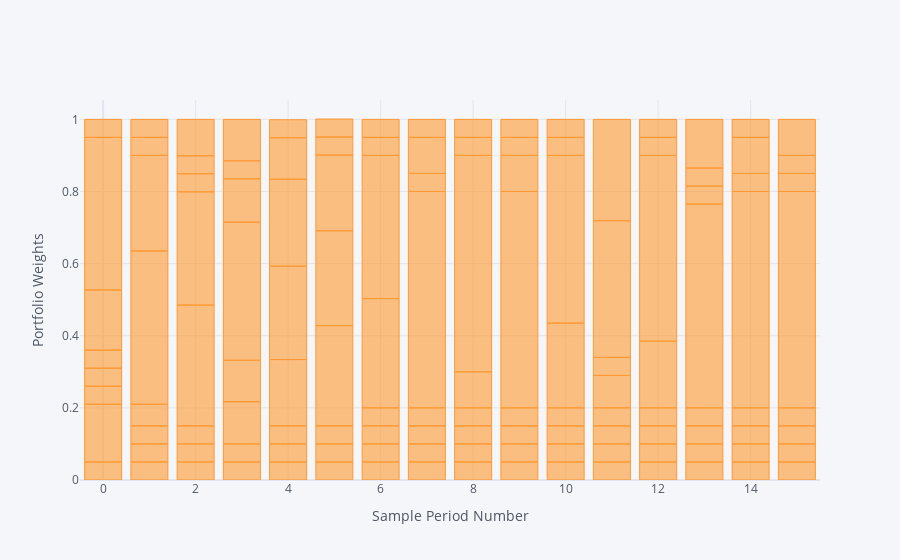

Notebook source saved alongside this figure:
### Markdown cell above
Plot weights for Maximum Sharpe Ratio portfolio (The weights for oos and ins are the same for the same iteration)

### Code cell
rbt.plot_rbt_stats(toplot='weights', p_kind='Maximum Sharpe', s_kind='ins')

### Figure 1 — Plotly figure (JSON) as saved in the notebook; plotly's stock layout.template omitted (floating-point values rounded to 4 significant figures)
{"data": [{"marker": {"color": "rgba(255, 153, 51, 0.6)", "line": {"color": "rgba(255, 153, 51, 1.0)", "width": 1}}, "name": "weights", "orientation": "v", "text": "", "type": "bar", "x": [0, 0, 0, 0, 0, 0, 0, 0, 1, 1, 1, 1, 1, 1, 1, 1, 2, 2, 2, 2, 2, 2, 2, 2, 3, 3, 3, 3, 3, 3, 3, 3, 4, 4, 4, 4, 4, 4, 4, 4, 5, 5, 5, 5, 5, 5, 5, 5, 6, 6, 6, 6, 6, 6, 6, 6, 7, 7, 7, 7, 7, 7, 7, 7, 8, 8, 8, 8, 8, 8, 8, 8, 9, 9, 9, 9, 9, 9, 9, 9, 10, 10, 10, 10, 10, 10, 10, 10, 11, 11, 11, 11, 11, 11, 11, 11, 12, 12, 12, 12, 12, 12, 12, 12, 13, 13, 13, 13, 13, 13, 13, 13, 14, 14, 14, 14, 14, 14, 14, 14, 15, 15, 15, 15, 15, 15, 15, 15], "y": [0.05, 0.16, 0.05, 0.05, 0.05, 0.167, 0.423, 0.05, 0.05, 0.05, 0.05, 0.06, 0.425, 0.265, 0.05, 0.05, 0.05, 0.05, 0.05, 0.335, 0.314, 0.05, 0.05, 0.101, 0.05, 0.05, 0.117, 0.115, 0.383, 0.12, 0.05, 0.115, 0.05, 0.05, 0.05, 0.184, 0.259, 0.241, 0.115, 0.05, 0.05, 0.05, 0.05, 0.278, 0.263, 0.21, 0.05, 0.05, 0.05, 0.05, 0.05, 0.05, 0.303, 0.397, 0.05, 0.05, 0.05, 0.05, 0.05, 0.05, 0.6, 0.05, 0.1, 0.05, 0.05, 0.05, 0.05, 0.05, 0.1, 0.6, 0.05, 0.05, 0.05, 0.05, 0.05, 0.05, 0.6, 0.1, 0.05, 0.05, 0.05, 0.05, 0.05, 0.05, 0.235, 0.465, 0.05, 0.05, 0.05, 0.05, 0.05, 0.05, 0.09, 0.05, 0.379, 0.281, 0.05, 0.05, 0.05, 0.05, 0.185, 0.515, 0.05, 0.05, 0.05, 0.05, 0.05, 0.05, 0.565, 0.05, 0.05, 0.135, 0.05, 0.05, 0.05, 0.05, 0.6, 0.05, 0.1, 0.05, 0.05, 0.05, 0.05, 0.05, 0.6, 0.05, 0.05, 0.1]}], "layout": {"legend": {"bgcolor": "#F5F6F9", "font": {"color": "#4D5663"}}, "paper_bgcolor": "#F5F6F9", "plot_bgcolor": "#F5F6F9", "title": {"font": {"color": "#4D5663"}}, "xaxis": {"gridcolor": "#E1E5ED", "showgrid": true, "tickfont": {"color": "#4D5663"}, "title": {"font": {"color": "#4D5663"}, "text": "Sample Period Number"}, "zerolinecolor": "#E1E5ED"}, "yaxis": {"gridcolor": "#E1E5ED", "showgrid": true, "tickfont": {"color": "#4D5663"}, "title": {"font": {"color": "#4D5663"}, "text": "Portfolio Weights"}, "zerolinecolor": "#E1E5ED"}}}
